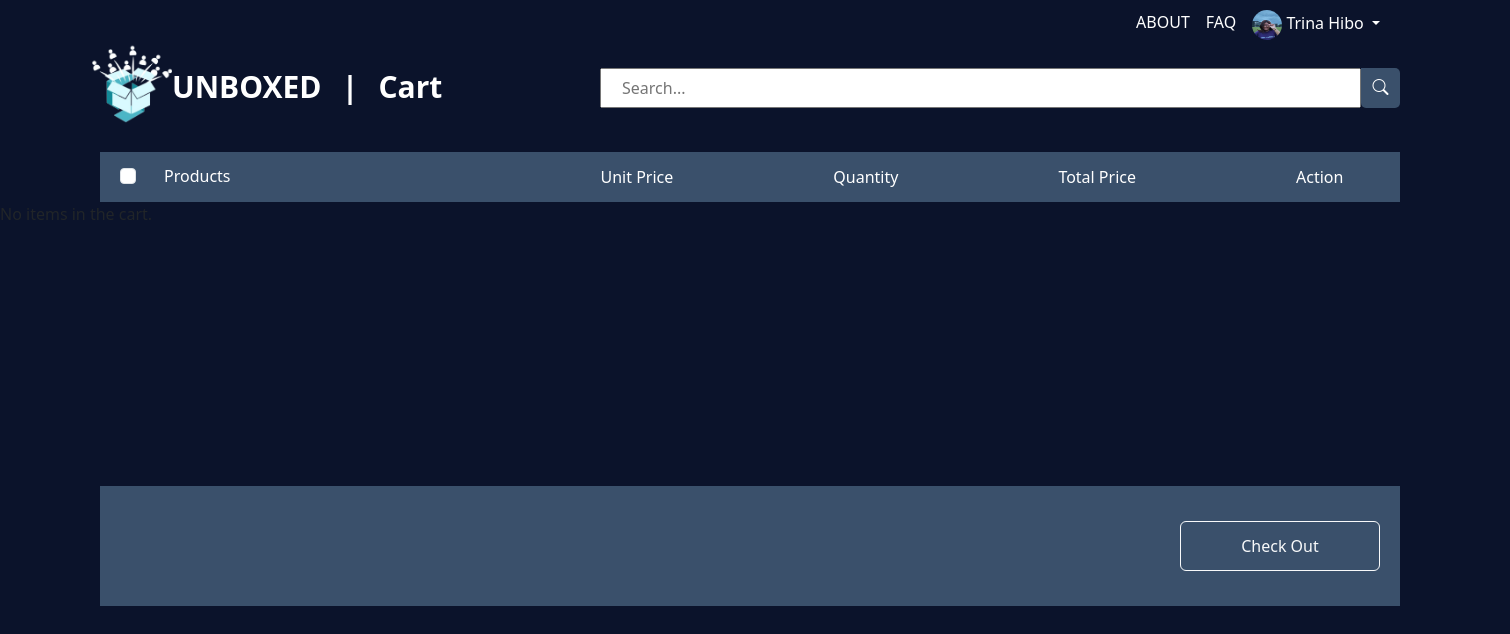
Before: /Cart.php (signed in) with the older database file.
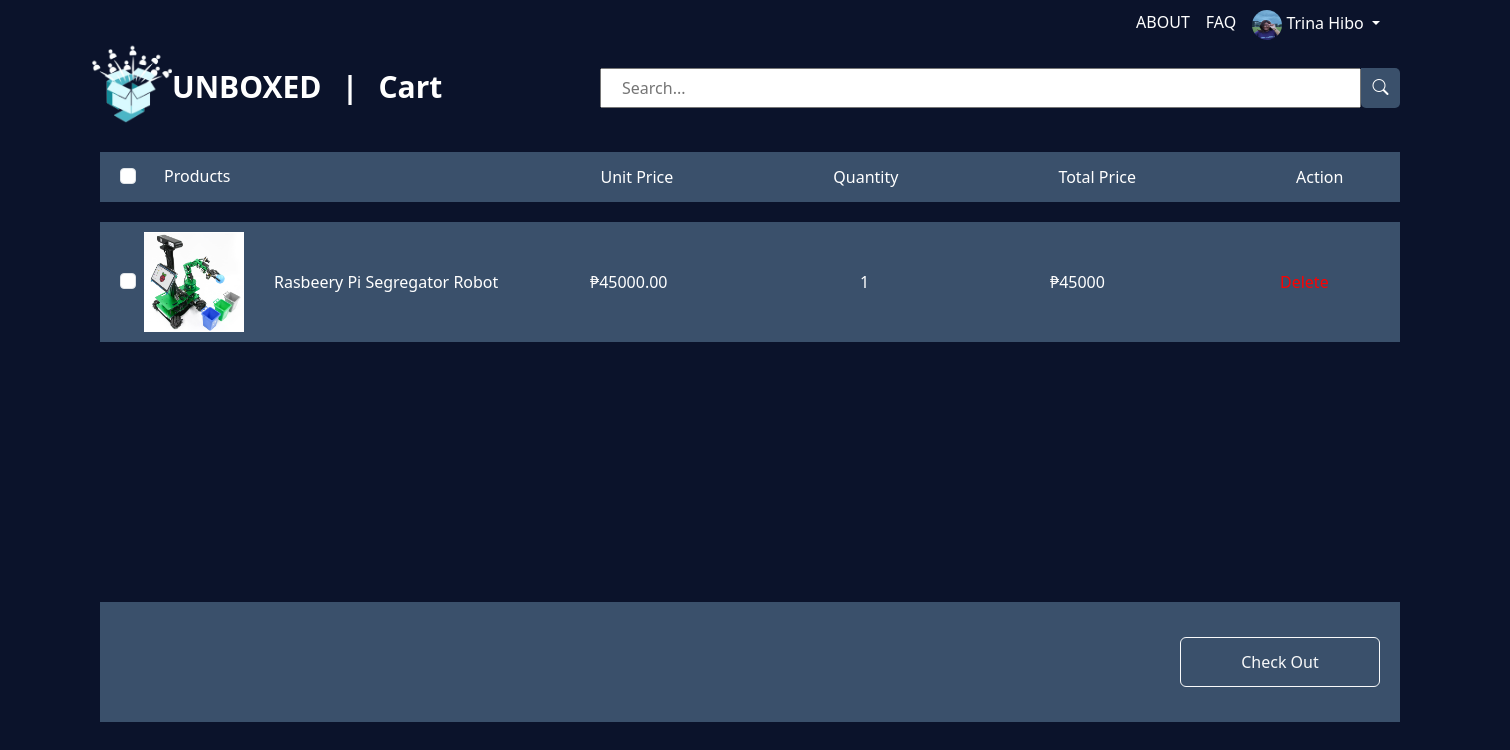
After: the same page with the newer database file.
### tables this page shows
CREATE TABLE `cart_items` (
  `cart_item_id` int(11) NOT NULL,
  `customer_id` int(11) DEFAULT NULL,
  `product_img` varchar(255) DEFAULT NULL,
  `product_id` int(11) DEFAULT NULL,
  `product_name` varchar(255) DEFAULT NULL,
  `quantity` int(11) DEFAULT NULL,
  `unit_price` decimal(10,2) DEFAULT NULL,
  `total_price` int(100) DEFAULT NULL
);

CREATE TABLE `product` (
  `product_id` int(11) NOT NULL,
  `product_img` varchar(1000) NOT NULL,
  `name` varchar(255) NOT NULL,
  `description` text DEFAULT NULL,
  `price` decimal(10,2) NOT NULL,
  `customer_id` int(11) NOT NULL,
  `owner` varchar(255) NOT NULL,
  `showcase_id` int(11) NOT NULL,
  `showcase_name` varchar(50) NOT NULL,
  `stocks` int(11) NOT NULL,
  `sold` int(11) NOT NULL
);

### Cart.php (the view, shortened to what this page needs)
<?php
$servername = "localhost";
$username = "root";
$password = "";
$dbname = "unboxed";
$conn = new mysqli($servername, $username, $password, $dbname);
if (isset($_SESSION["email"])) {
    $name = $_SESSION["name"];
    $image_dp = $_SESSION["image_dp"];
} else {
    $name = "";
    $image_dp = "";
}
$displayUserInfo = !(isset($_SESSION['open_boxes']) && $_SESSION['open_boxes']);
?>
<!DOCTYPE html>
    <html lang="en">
    <head>
        <link rel="stylesheet" href="https://cdn.jsdelivr.net/npm/bootstrap-icons@1.3.0/font/bootstrap-icons.css">
        <link href="https://cdn.jsdelivr.net/npm/bootstrap@5.3.3/dist/css/bootstrap.min.css" rel="stylesheet">
        <link rel="stylesheet" href="style.css?v=<?php echo time(); ?>">
    </head>
    <body>
    <div class="cart-container">
    <nav class="navbar navbar-expand-lg bg-body-tertiary">
        <div class="container-fluid">
            <div class="nav-logo">
                <a class="navbar-brand" href="Home.php"><img src="./images/logo.png" class="logo" alt="">UNBOXED</a>
                <p class="navbar-brand">|</p>
                <p class="navbar-brand">Cart</p>
            </div>
            <div class="navbar-nav" id="navbarLinks">
            <a class="nav-link" href="About.php">ABOUT</a>
                <a class="nav-link" href="FAQ.php">FAQ</a>
                <?php if ($displayUserInfo && !empty($name)): ?>
                    <li class="nav-item dropdown">
                        <a class="nav-link dropdown-toggle" href="#" id="navbarDropdown" role="button" data-bs-toggle="dropdown" aria-expanded="false">
                            <img src="<?php echo $image_dp; ?>" alt="<?php echo $name; ?>" class="profile-img"> <?php echo $name; ?>
                        </a>
                    </li>
                <?php endif; ?>
            </div>
        </div>
    </nav>
<div class="input-group-cart mb-3">
    <input type="text" class="form-control-cart" id="searchInput" placeholder="Search..." aria-label="Search..." aria-describedby="basic-addon2">
    <div class="input-group-append2">
        <i class="bi bi-search" id="searchButton"></i>
    </div>
</div>
<div class="menu">
<div class="form-check">
        <input class="form-check-input" type="checkbox" value="" id="selectAllCheckbox">
        <label class="form-check-label-cart" for="selectAllCheckbox">
    Products
  </label>
</div>
<p>Unit Price</p>
  <p>Quantity</p>
  <p>Total Price</p>
  <p>Action</p>
</div>
<form method="POST" action="Checkout.php">
<?php
if (isset($_SESSION["email"]) && isset($_SESSION["customer_id"])) {
    $customer_id = $_SESSION["customer_id"];
    $sql = "SELECT ci.*, p.product_img, p.name as product_name, p.price as unit_price
            FROM cart_items ci
            INNER JOIN product p ON ci.product_id = p.product_id
            WHERE ci.customer_id = '$customer_id'";
    $result = $conn->query($sql);
    if ($result) {
        if ($result->num_rows > 0) {
            while ($row = $result->fetch_assoc()) {
                echo '<div class="product-details">';
                echo '<div class="form-check">';
                echo '<input class="form-check-input" type="checkbox" name="checked_items[]" value="' . $row['cart_item_id'] . '">';
                echo '</div>';
                echo '<img src="' . $row['product_img'] . '" class="product-img" alt="">';
                echo '<div class="cart-product-name">';
                echo '<p class="prod-name">' . $row['product_name'] . '</p>';
                echo '</div>';
                echo '<div class="cart-product-price">';
                echo '<p class="prod-price">₱' . $row['unit_price'] . '</p>';
                echo '</div>';
                echo '<p class="prod-quantity">' . $row['quantity'] . '</p>';
                $total_price = $row['unit_price'] * $row['quantity'];
                echo '<p class="total-price">₱' . $total_price . '</p>';
                echo '<a class="action" href="Cart.php?delete_item=' . $row['cart_item_id'] . '">Delete</a>';
                echo '</div>';
            }
        } else {
            echo "No items in the cart.";
        }
    } else {
        echo "Error fetching cart items: " . $conn->error;
    }
} else {
    header("Location: login.php");
    exit;
}
?>
    <div class="checkout">
        <button type="button" class="btn btn-outline-light" id="checkoutButton">Check Out</button>
    </div>
</form>
</div>
</body>
</html>

Changed rows visible on the page:
added cart_items: product.product_img (picture), product.name "Rasbeery Pi Segregator Robot", product.price "45000.00", quantity "1", total_price "45000"
